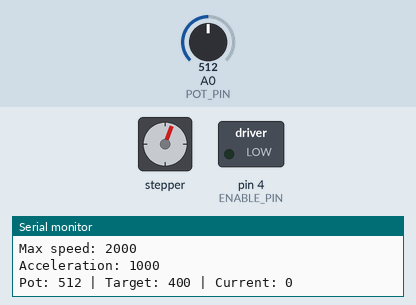
A sketch run on a simulated Arduino Nano, built with avr-gcc and run on an emulated ATmega328P. Parts: stepper motor, switched loads named in the sketch (green lamp = pin HIGH), the last lines printed to the serial monitor. The inputs (shaded band) are chosen by the test bench; at power-on: A0 (POT_PIN) = 512. Stepper angles assume 6400 steps per turn.

Above: at 2.29 s.
2.3 s: A0 (POT_PIN) set to 1023
5.3 s: A0 (POT_PIN) set to 306
At 5.48 s:
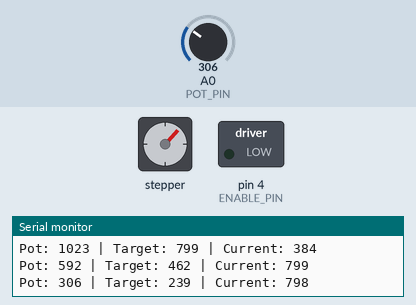
8.3 s: A0 (POT_PIN) set to 716
At 10.4 s:
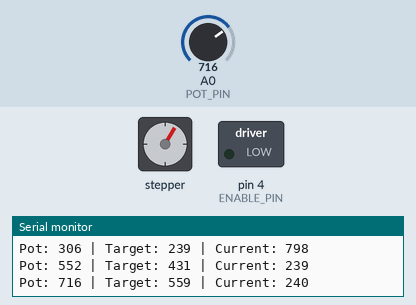
Timing chart, 0 to 11.9 s (numbered marks = the images above; inputs shaded):
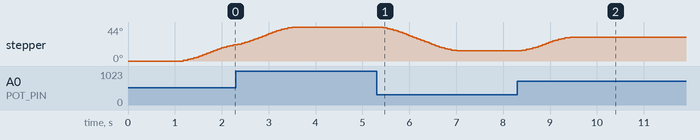

The sketch:

neema_esp32.ino
```cpp
/*
 * Neema ESP32 - Potentiometer Controlled Stepper Motor for Blinds Tilt Control
 *
 * This sketch reads a potentiometer value and controls a stepper motor's position
 * to open/close window blind slats via the tilt wand mechanism.
 * The potentiometer position is mapped to the stepper motor's angular position.
 *
 * TESTED HARDWARE CONFIGURATION:
 * - Arduino Nano ESP32-S3
 * - Stepperonline 17HS19-2004S1 NEMA 17 stepper (2.0A, 59Ncm torque)
 * - Pololu DRV8825 stepper driver
 * - 10K potentiometer
 * - 12V battery power
 *
 * IMPORTANT - ESP32-S3 uses 3.3V logic (NOT 5V!)
 * - Connect potentiometer to 3.3V (not 5V)
 * - Connect DRV8825 VDD to 3.3V (not 5V)
 * - Connect M0, M1, M2 to 3.3V (not 5V)
 *
 * IMPORTANT - DRV8825 Current Limiting:
 * Must set current limit to ~1.4A (70% of motor's 2.0A rating)
 * Formula: Vref = Current Limit / 2
 * Target Vref = 1.4A / 2 = 0.7V
 * Adjust trimpot on DRV8825 while measuring Vref pin voltage
 *
 * Wiring:
 * - Potentiometer middle pin to A0 (GPIO1)
 * - Potentiometer outer pins to 3.3V and GND (NOT 5V!)
 * - DRV8825 STEP pin to GPIO5
 * - DRV8825 DIR pin to GPIO6
 * - DRV8825 ENABLE pin to GPIO7
 * - DRV8825 VDD to 3.3V (logic power)
 * - DRV8825 M0, M1, M2 to 3.3V for 1/32 microstepping
 * - DRV8825 VMOT to 12V battery positive
 * - DRV8825 GND to battery negative AND ESP32 GND (common ground!)
 * - Connect motor coils to DRV8825 A1, A2, B1, B2
 * - ESP32 VIN to 12V or USB-C for power
 */

#include <AccelStepper.h>

// Pin definitions (ESP32-S3 pins)
const int POT_PIN = A0;           // Potentiometer analog input (GPIO1)
const int STEP_PIN = 3;           // Step pulse pin (GPIO3 / D3)
const int DIR_PIN = 2;            // Direction pin (GPIO2 / D2)
const int ENABLE_PIN = 4;         // Enable pin (GPIO4 / D4)

// Stepper motor configuration
const int STEPS_PER_REVOLUTION = 200;  // 17HS19-2004S1: 1.8° per step = 200 steps/rev
const int MICROSTEPS = 32;             // DRV8825 with M0,M1,M2 HIGH = 1/32 microstepping
const int TOTAL_STEPS = STEPS_PER_REVOLUTION * MICROSTEPS;  // 6400 steps per revolution

// Motion parameters
const int MAX_SPEED = 2000;        // Maximum steps per second (adjust for smoothness)
const int ACCELERATION = 1000;     // Steps per second^2 (adjust for responsiveness)

// Blinds-specific configuration
// Adjust ROTATION_RANGE to limit travel (180 = half rotation for typical blinds)
// Set to TOTAL_STEPS for full 360° rotation if needed
const int ROTATION_RANGE = TOTAL_STEPS / 2;  // 180° range for blinds tilt

// Potentiometer reading configuration
// ESP32-S3 has 12-bit ADC (0-4095 range) vs 10-bit (0-1023) on Arduino
const int POT_DEADBAND = 25;       // Analog read tolerance to reduce jitter (higher for 12-bit ADC)
const int POT_MIN = 0;             // Minimum pot value
const int POT_MAX = 4095;          // Maximum pot value (ESP32 12-bit ADC)
const int POT_SAMPLES = 5;         // Number of samples to average for smoothing

// Initialize stepper with DRIVER interface (step, direction pins)
AccelStepper stepper(AccelStepper::DRIVER, STEP_PIN, DIR_PIN);

// Variables
int lastPotValue = -1;
int currentPotValue = 0;
long targetPosition = 0;

// Potentiometer smoothing function
int readSmoothedPot() {
  long sum = 0;
  for (int i = 0; i < POT_SAMPLES; i++) {
    sum += analogRead(POT_PIN);
    delayMicroseconds(100);  // Small delay between samples
  }
  return sum / POT_SAMPLES;
}

void setup() {
  Serial.begin(115200);
  delay(1000);  // Give ESP32 time to initialize serial

  Serial.println("Neema ESP32 - Potentiometer Stepper Controller");
  Serial.println("==============================================");

  // Configure enable pin if used
  if (ENABLE_PIN >= 0) {
    pinMode(ENABLE_PIN, OUTPUT);
    digitalWrite(ENABLE_PIN, LOW);  // Enable driver (active LOW for most drivers)
  }

  // Configure stepper motor
  stepper.setMaxSpeed(MAX_SPEED);
  stepper.setAcceleration(ACCELERATION);
  stepper.setCurrentPosition(0);  // Set current position as zero point

  Serial.println("Setup complete!");
  Serial.print("Board: Arduino Nano ESP32-S3 (3.3V logic)\n");
  Serial.print("ADC Resolution: 12-bit (0-4095)\n");
  Serial.print("Steps per revolution: ");
  Serial.println(TOTAL_STEPS);
  Serial.print("Rotation range: ");
  Serial.print(ROTATION_RANGE);
  Serial.print(" steps (");
  Serial.print((ROTATION_RANGE * 360) / TOTAL_STEPS);
  Serial.println(" degrees)");
  Serial.print("Max speed: ");
  Serial.println(MAX_SPEED);
  Serial.print("Acceleration: ");
  Serial.println(ACCELERATION);
  Serial.println();
}

void loop() {
  // Read potentiometer value with smoothing (ESP32 has 12-bit ADC: 0-4095)
  currentPotValue = readSmoothedPot();

  // Only update if the value has changed beyond the deadband
  if (abs(currentPotValue - lastPotValue) > POT_DEADBAND) {
    lastPotValue = currentPotValue;

    // Map potentiometer value to stepper position
    // Map full pot range to configured rotation range (default 180° for blinds)
    targetPosition = map(currentPotValue, POT_MIN, POT_MAX, 0, ROTATION_RANGE);

    // Set new target position
    stepper.moveTo(targetPosition);

    // Print debug information
    Serial.print("Pot: ");
    Serial.print(currentPotValue);
    Serial.print(" | Target: ");
    Serial.print(targetPosition);
    Serial.print(" | Current: ");
    Serial.println(stepper.currentPosition());
  }

  // Run the stepper motor (this must be called frequently)
  stepper.run();
}
```

Measured:
- after the input at 5.3 s, stepper: turns 31° counter-clockwise in 1.6 s, starting after 0.14 s
- after the input at 8.3 s, stepper: turns 18° clockwise in 1.0 s, starting after 0.09 s
